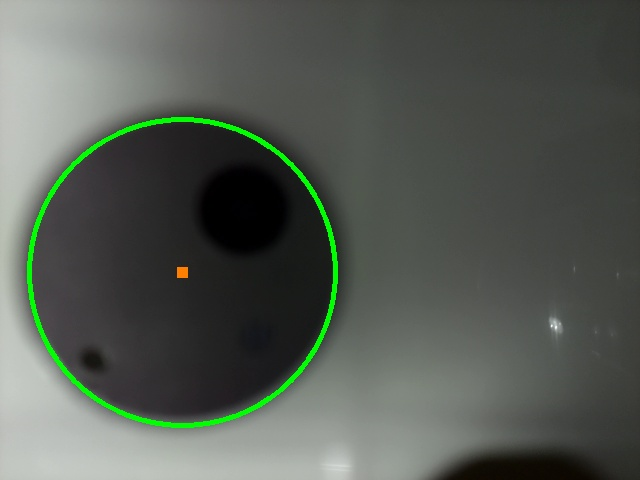
#> input picture image_11-11 16:47:40.jpg, 640 x 480 px
$ python -i detect_wafer.py   (imports and definitions only)
#> lines starting #> are read from the running program, lines starting #| are printed output that depends on the picture; after the words box and inside, x2 and y2 are one past the last pixel; in counts of white or black regions, pixels touching at a corner belong together
#> further down, picture is the input picture: shape (480, 640, 3); mean B, G, R 83.6, 91.2, 84.9
# import the necessary packages
from picamera.array import PiRGBArray
from picamera import PiCamera
import time
import cv2
import datetime
import numpy as np

#small resolution
#VIDEO_WIDTH = 640
#VIDEO_HEIGHT = 480

#high resolution
VIDEO_WIDTH = 1280
VIDEO_HEIGHT = 960

fontType = cv2.FONT_HERSHEY_SIMPLEX

def detect_wafer(image):
	output = image.copy()
	#MODIFY HERE
	image = cv2.medianBlur(image,9)
	gray = cv2.cvtColor(image, cv2.COLOR_BGR2GRAY)
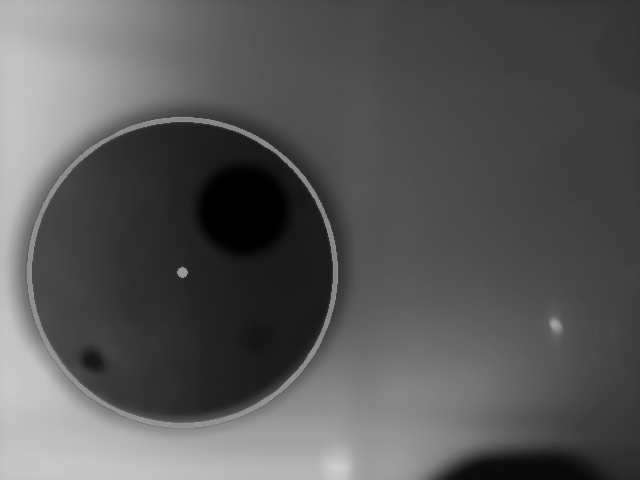
#> gray: shape (480, 640); min 0, max 205, mean 88.4

	#MODIFY HERE
	circles = cv2.HoughCircles(gray,cv2.HOUGH_GRADIENT,1,600,
                            param1=50,param2=30,minRadius=150,maxRadius=0)
#> circles = [[181.5, 272.5, 154.7]]

	output_array = np.array([None, None, None, None])

	# ensure at least some circles were found
	if circles is not None:
		# convert the (x, y) coordinates and radius of the circles to integers
		circles = np.round(circles[0, :]).astype("int")
#> circles = [[182, 272, 155]]

		(x, y, r) = circles[0]
#> x = 182; y = 272; r = 155
		cv2.putText(output,"x: "+ str(x) + " y: "+ str(y) + " r: " + str(r), (60, 40),fontType,1,(0,0,255), 2,cv2.LINE_AA)
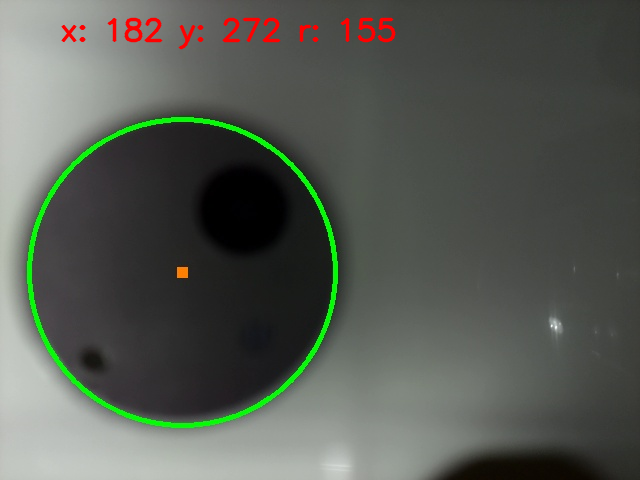
#> output: shape (480, 640, 3); 0.93% of pixels changed, all inside (x1, y1, x2, y2) = (61, 17, 396, 50)
		x3 = x
#> x3 = 182
		y3 = y
#> y3 = 272
		rad = r
#> rad = 155
		output_array = np.array([x3, y3, rad, None])
		# loop over the (x, y) coordinates and radius of the circles
		for (x, y, r) in circles:
			# draw the circle in the output image, then draw a rectangle
			# corresponding to the center of the circle
			cv2.circle(output, (x, y), r, (0, 255, 0), 4)
			cv2.rectangle(output, (x - 5, y - 5), (x + 5, y + 5), (0, 128, 255), -1)
#> this loop made 1 pass
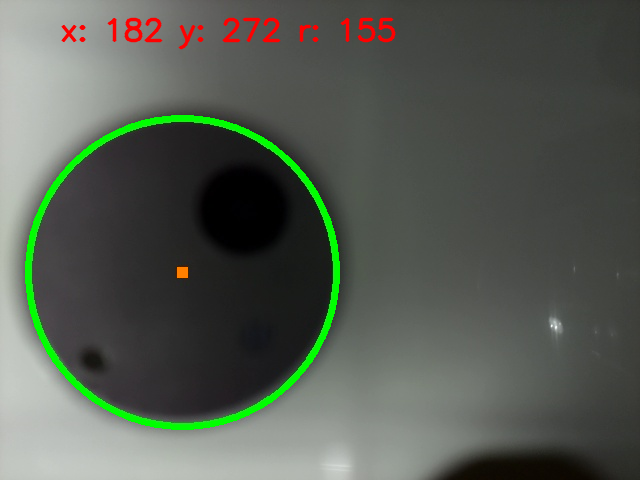
#> output: shape (480, 640, 3); 1.56% of pixels changed, all inside (x1, y1, x2, y2) = (25, 115, 340, 430)

		#MODIFY HERE
		edges = cv2.Canny(gray,10,30,apertureSize = 3)
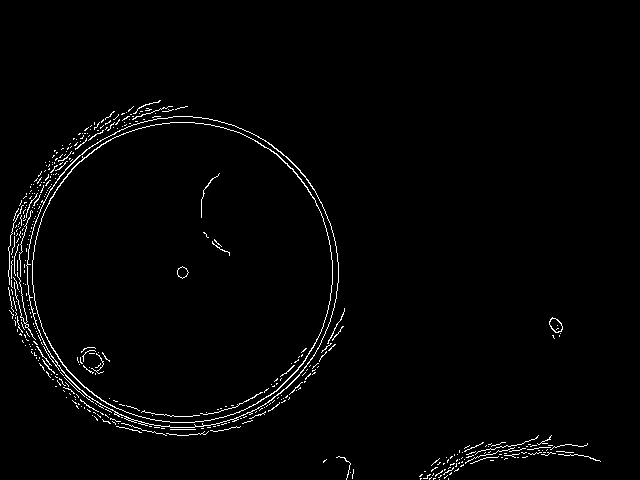
#> edges: shape (480, 640); 1.8% white in thin lines or dots, all inside (x1, y1, x2, y2) = (8, 100, 601, 480)
		#MODIFY HERE
		#return edges,output_array

		#MODIFY HERE
		lines = cv2.HoughLinesP(edges,1,np.pi/180, 80, minLineLength=100, maxLineGap=20)
#> lines = [[15, 318, 125, 428], [108, 422, 223, 430], [76, 405, 181, 416], [15, 324, 117, 426]]
		if lines is not None:
			for x in range(0,len(lines)):
				for x1,y1,x2,y2 in lines[x]:
					u = np.array([x2-x1,y2-y1])
					v = np.array([x3-x1,y3-y1])
					L = abs(np.cross(u, v)/np.linalg.norm(u))
					#print (L/rad)
					#MODIFY HERE
					if 0.86 < L/rad < 0.96:
						# print (x1, y1, x2, y2)
						# inverse y1 and y2 because (0,0) is at top left
						theta = int(np.arctan2([y1-y2],[x2-x1])* 180 / np.pi)
						cv2.putText(output,"theta: "+ str(theta), (60, 80), fontType, 1, (0,0,255), 2, cv2.LINE_AA)
						cv2.line(output,(x1,y1),(x2,y2),(255,0,0),2)
						output_array = np.array([x3, y3, rad, theta])
#> this loop made 4 passes
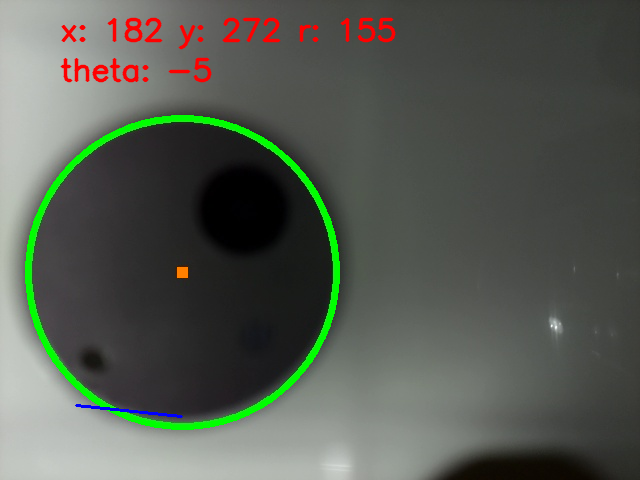
#> output: shape (480, 640, 3); 0.58% of pixels changed, all inside (x1, y1, x2, y2) = (60, 57, 212, 418)
	return (output, output_array)

# [34 lines not run here, left out]

>>> import cv2
>>> picture = cv2.imread('image_11-11 16:47:40.jpg')
>>> result = detect_wafer(picture)

$ run again, on image_11-15 13:19:19.jpg
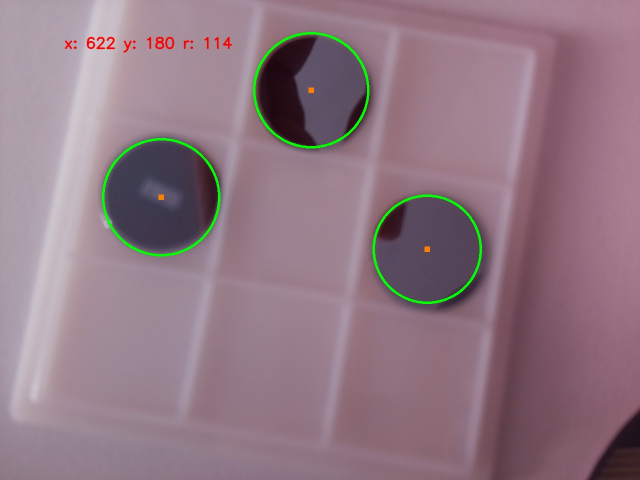
#> input picture image_11-15 13:19:19.jpg, 1280 x 960 px (shown at 1/2 size)
#> picture is the input picture: shape (960, 1280, 3); mean B, G, R 131.6, 119.9, 144.6
#> in detect_wafer, `gray = cv2.cvtColor(image, cv2.COLOR_BGR2GRAY)`:
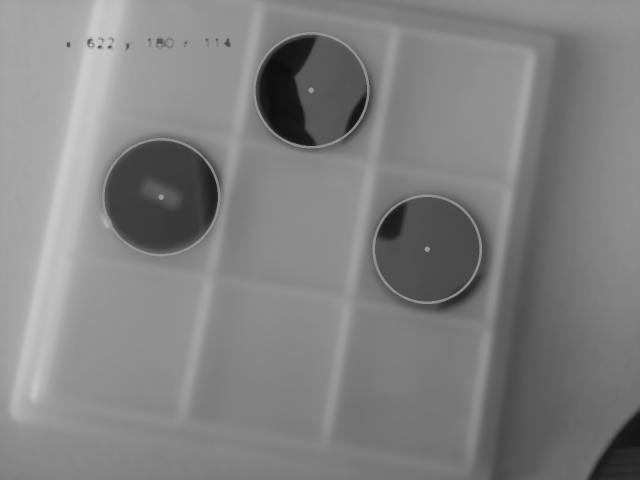
#> gray: shape (960, 1280) (shown at 1/2 size); min 15, max 202, mean 128.6
#> in detect_wafer, `circles = cv2.HoughCircles(gray,cv2.HOUGH_GRADIENT,1,600, param1=50,pa..`: circles = [[585.5, 139.5, 165.7]]
#> in detect_wafer, `circles = np.round(circles[0, :]).astype("int")`: circles = [[586, 140, 166]]
#> in detect_wafer, `(x, y, r) = circles[0]`: x = 586; y = 140; r = 166
#> x3 = 586
#> y3 = 140
#> rad = 166
#> the loop in detect_wafer, `for (x, y, r) in circles:` made 1 pass
#> in detect_wafer, `edges = cv2.Canny(gray,10,30,apertureSize = 3)`:
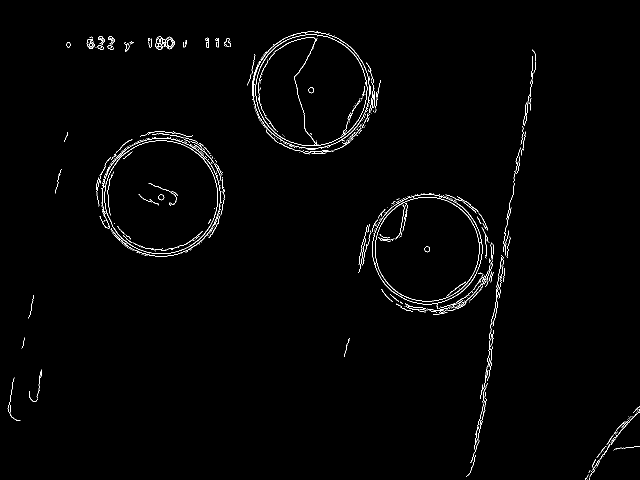
#> edges: shape (960, 1280) (shown at 1/2 size); 1.1% white in thin lines or dots
#> lines = [[940, 945, 957, 842], [992, 589, 1022, 396], [994, 615, 1015, 471], [978, 686, 996, 569], [1044, 279, 1065, 147], [965, 803, 982, 676], [972, 755, 989, 636], [968, 773, 985, 652], [1170, 958, 1273, 817]]
#> the loop in detect_wafer, `for x in range(0,len(lines)):` made 9 passes

$ run again, on image_11-29 13:56:02.jpg
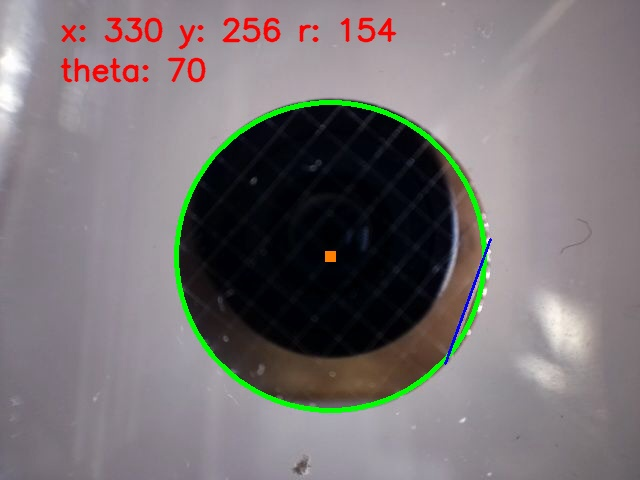
#> input picture image_11-29 13:56:02.jpg, 640 x 480 px
#> picture is the input picture: shape (480, 640, 3); mean B, G, R 116.6, 114.9, 120.4
#> in detect_wafer, `circles = cv2.HoughCircles(gray,cv2.HOUGH_GRADIENT,1,600, param1=50,pa..`: circles = [[330.5, 255.5, 151]]
#> in detect_wafer, `circles = np.round(circles[0, :]).astype("int")`: circles = [[330, 256, 151]]
#> in detect_wafer, `(x, y, r) = circles[0]`: x = 330; y = 256; r = 151
#> x3 = 330
#> y3 = 256
#> rad = 151
#> the loop in detect_wafer, `for (x, y, r) in circles:` made 1 pass
#> after the loop in detect_wafer, `for (x, y, r) in circles:`:
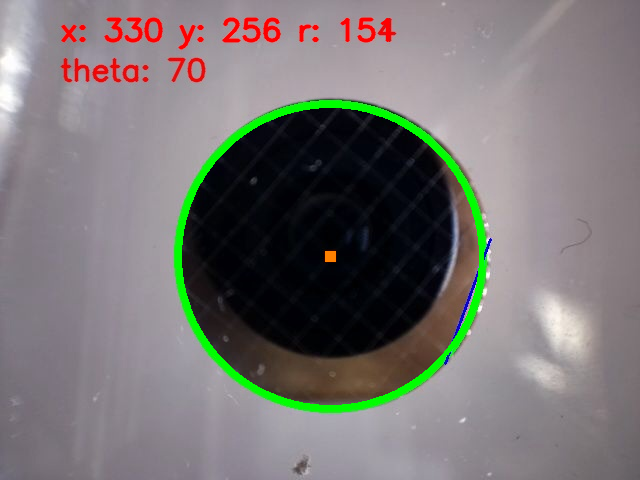
#> output: shape (480, 640, 3); mean B, G, R 115.8, 116.6, 120
#> in detect_wafer, `edges = cv2.Canny(gray,10,30,apertureSize = 3)`:
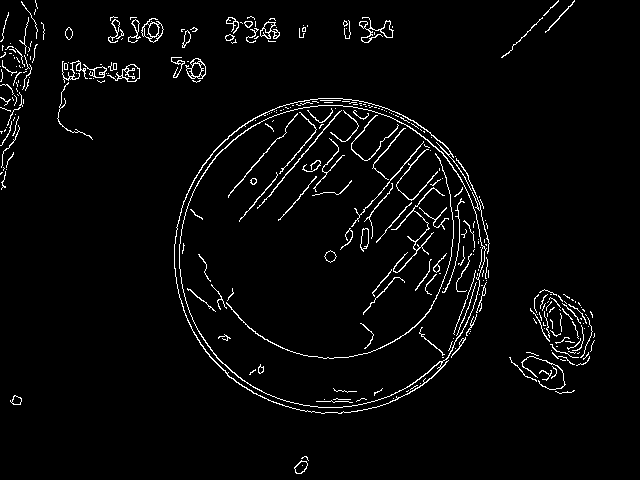
#> edges: shape (480, 640); 3.3% white in thin lines or dots
#> lines = [[258, 207, 349, 99], [303, 107, 487, 266], [363, 313, 472, 187], [240, 218, 343, 99], [330, 262, 434, 137], [280, 219, 376, 105], [372, 292, 469, 180], [325, 258, 430, 133], [332, 98, 487, 253]]
#> the loop in detect_wafer, `for x in range(0,len(lines)):` made 9 passes
